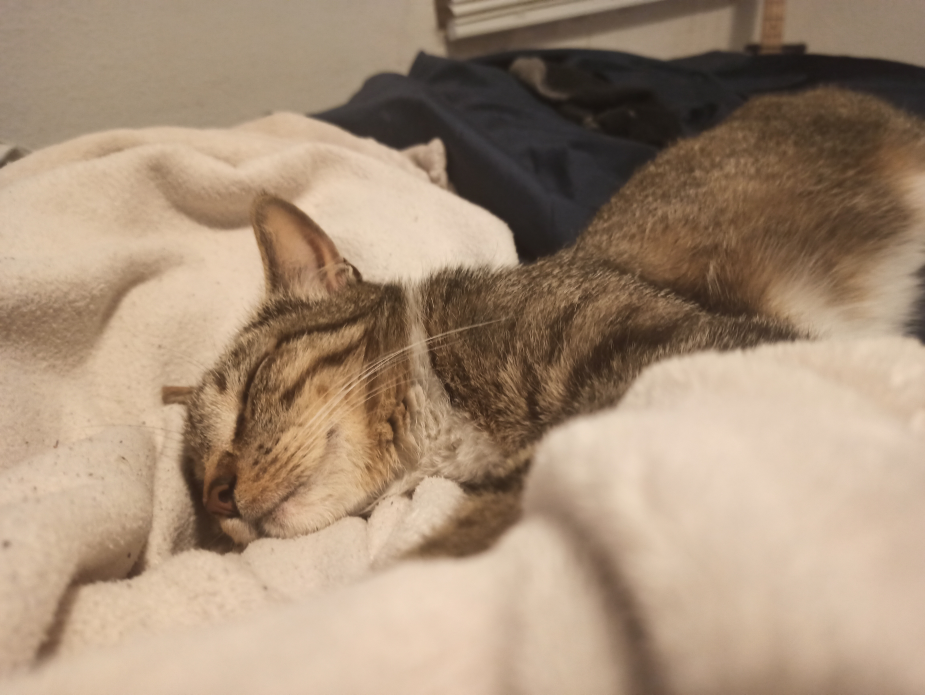
#> input picture Steganography-creator/image_resizer/renamed_pictures/cat_1.jpg, 4624 x 3472 px, given as the content of the folder jects/scrap-code/useful_tools/image_resizer/resized_pictures, which was not available (shown at 1/5 size)
$ python main.py
#> lines starting #> are read from the running program, lines starting #| are printed output that depends on the picture
from PIL import Image
import shutil
import os
def resize(image_path,filename, path):

#> called with filename = 'cat_1.jpg'
    with Image.open(image_path) as img:
        # Change size as needed
#> img is the input picture: PIL image 4624x3472 RGB; mean R, G, B 164.6, 141.4, 118.8
        new_width = 300
        new_height = 200

        img_r = img.resize((new_width, new_height))
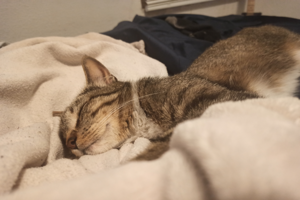
#> img_r: PIL image 300x200 RGB; mean R, G, B 164.6, 141.4, 118.8
        img_r.save(f'{path}/n_{filename}')
        os.system(f'rm {image_path}')

def main():
    dir = '/Users/lopez/projects/scrap-code/useful_tools/image_resizer/renamed_pictures'
    dir_2 = '/Users/lopez/projects/scrap-code/useful_tools/image_resizer/resized_pictures'

    if os.path.isdir('resized_pictures'):
        os.system('rm -rf resized_pictures')
        shutil.copytree(dir, dir_2)
    else:
        shutil.copytree(dir, dir_2)

    for filename in os.listdir(dir_2):
        file_path = os.path.join(dir_2, filename)
        if os.path.isfile(file_path):
            resize(file_path,filename,dir_2)
    print('done')

if __name__ == '__main__':
    main()

$ run again, on Steganography-creator/image_resizer/renamed_pictures/cat_18.jpg
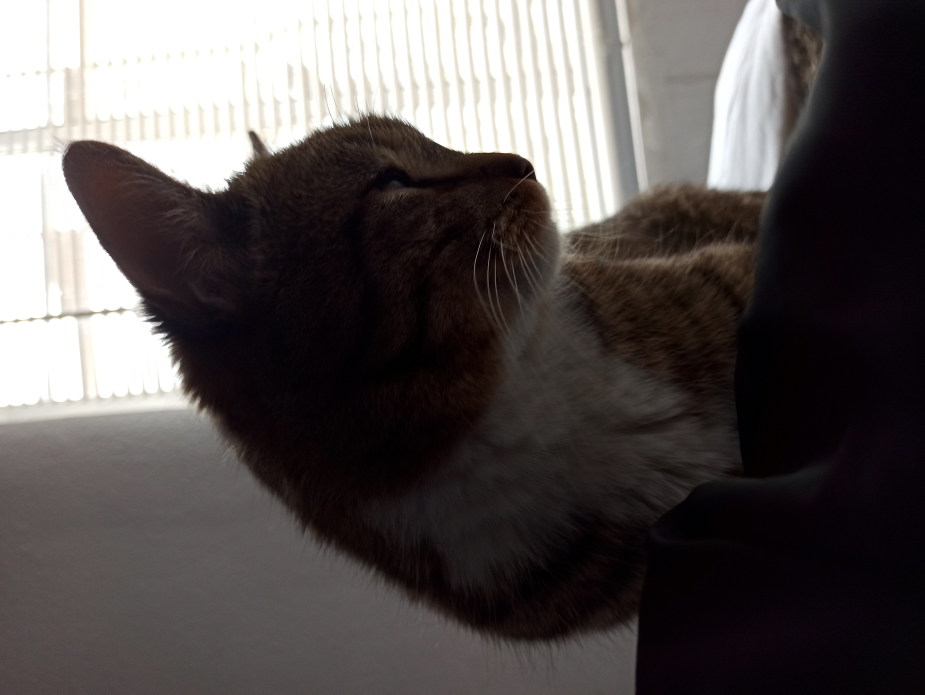
#> input picture Steganography-creator/image_resizer/renamed_pictures/cat_18.jpg, 4624 x 3472 px, given as the content of the folder jects/scrap-code/useful_tools/image_resizer/resized_pictures, which was not available (shown at 1/5 size)
#> in resize, img is the input picture: PIL image 4624x3472 RGB; mean R, G, B 88.4, 83.2, 82.6
#> in resize, `img_r = img.resize((new_width, new_height))`:
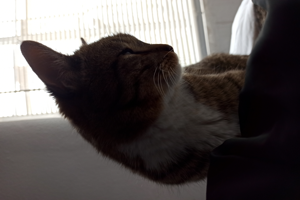
#> img_r: PIL image 300x200 RGB; mean R, G, B 88.4, 83.2, 82.6
